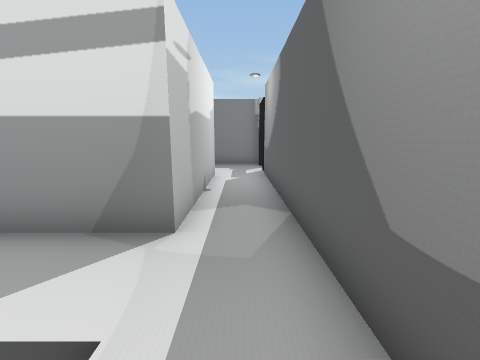
view 1 (above)

16 first-person views from a walk through a 3-D level made in the Unity game engine. The camera is 1.3 m above the floor, tilts 10° down and sees 90° across. The floor is counted in squares, 0.9 m on a side. Each view is taken from the middle of a square. On the plan, view 1 faces up. The plan holds only what a view shows up to about 13 squares ahead; the rest is blank. The place goes on beyond the plan. The player character is not drawn. Door leaves are left out, so doorways stand open. Some surface patterns are stand-ins.

view 2
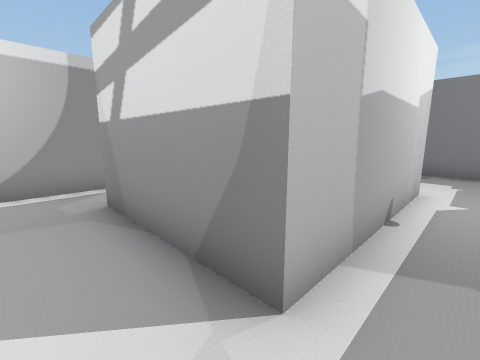

view 3
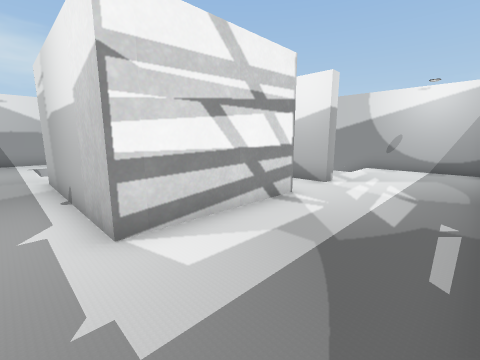

view 4
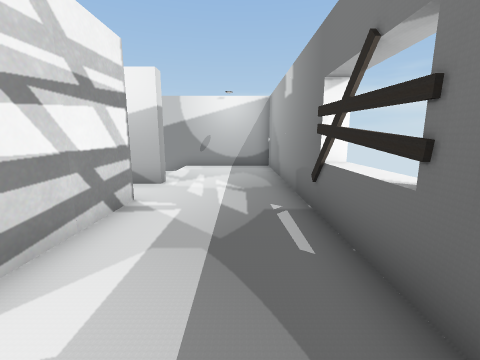

view 5
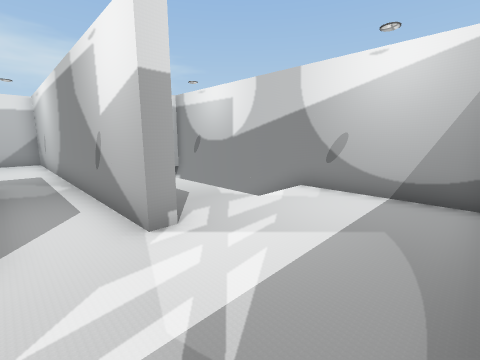

view 6
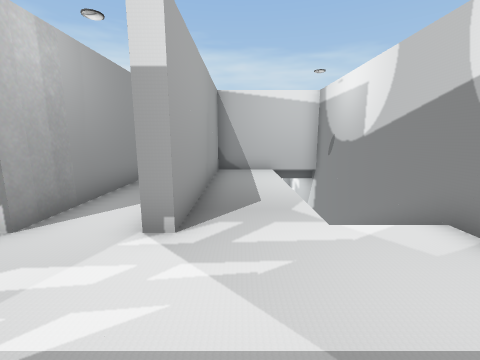

view 7
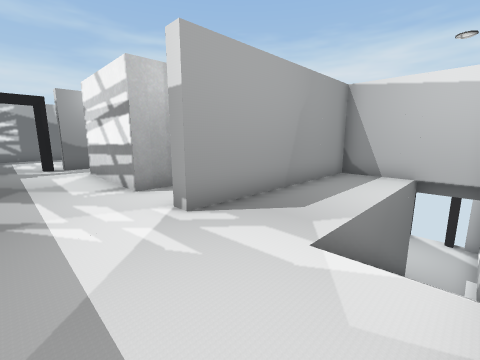

view 8
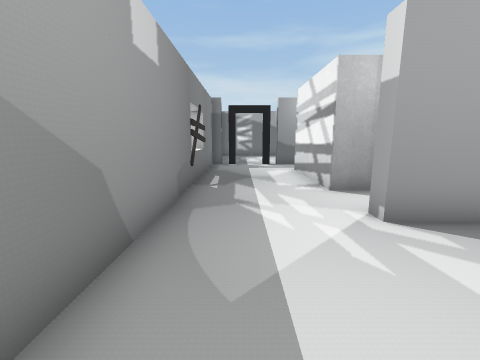

view 9
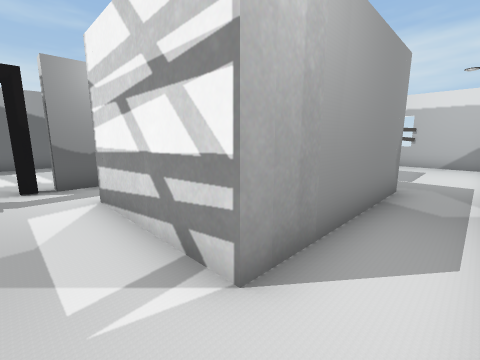

view 10
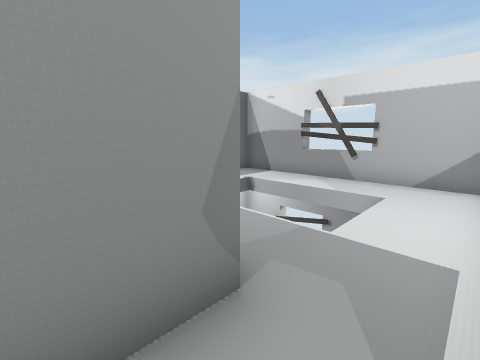

view 11
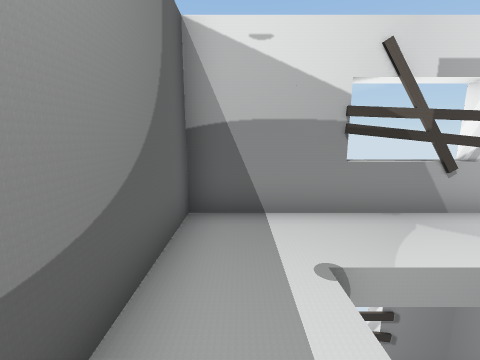

view 12
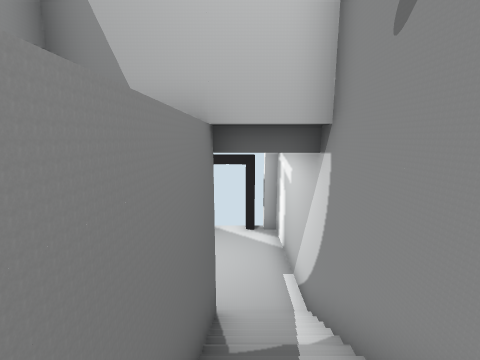

view 13
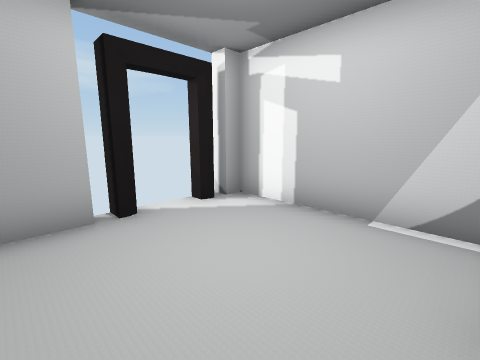

view 14
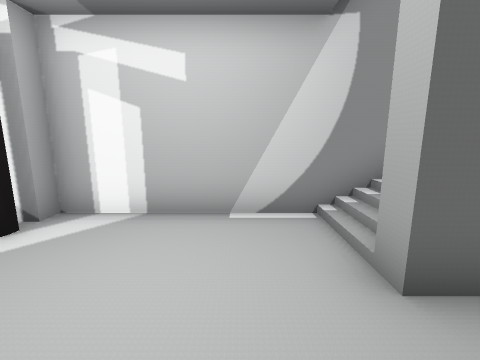

view 15
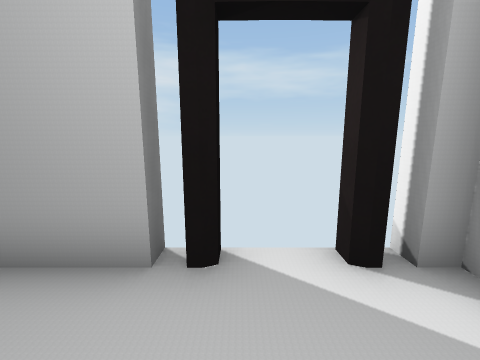

view 16
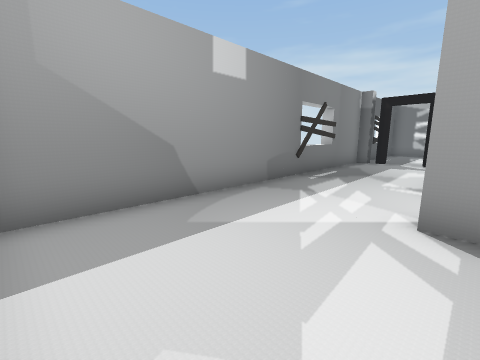

### Floor plan
Key: @ floor where view 1 was taken; # wall or solid block; . main floor; - floor 3.5 m lower than the main floor; / step, stairs or slope; D open door; ^ raised ledge; v drop or lower ground.
Columns run from 13 left of view 1 to 1 right of it. Each row starts with its distance up from view 1.
 14 #########^^####
 13 #....D........D
 12 #....D........D
 11 #....D........D
 10 #.............D
  9 #//..#..#####.#
  8 #//..#..#   #.#
  7 #//..#..#   #.D
  6 #//..#..#   #.D
  5 # /..#..##  #.D
  4 #//..#DDD####.D
  3 #//..#........#
  2 #//#/#........#
  1 #-----..    v.#
  0 #-----..    v@#
 -1 #-----..    v.#
 -2 #-----........#
 -3 #-----........#
 -4 #DDDD####^^####

Positions as (right, up) in squares from view 1, and headings:
1: (0, 0), facing up
2: (0, 2), facing up-left
3: (0, 13), facing down-left
4: (0, 12), facing left
5: (-6, 13), facing down-left
6: (-9, 13), facing down
7: (-12, 12), facing down-right
8: (-12, 12), facing right
9: (-7, 11), facing down-right
10: (-7, 5), facing down-right
11: (0, 1), facing down
12: (-11, 6), facing down
13: (-8, 1), facing down-left
14: (-8, 0), facing left
15: (-10, -1), facing down
16: (-12, 9), facing up-right
